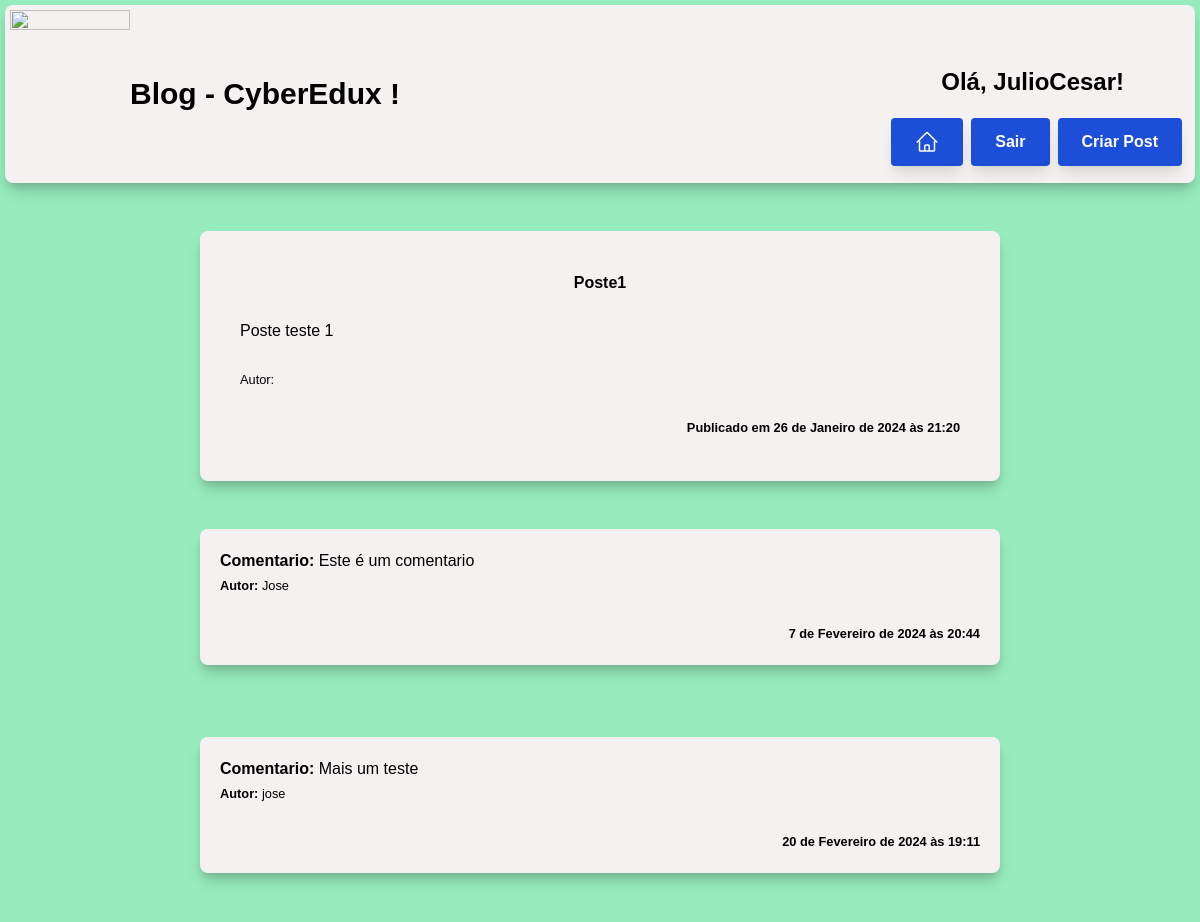
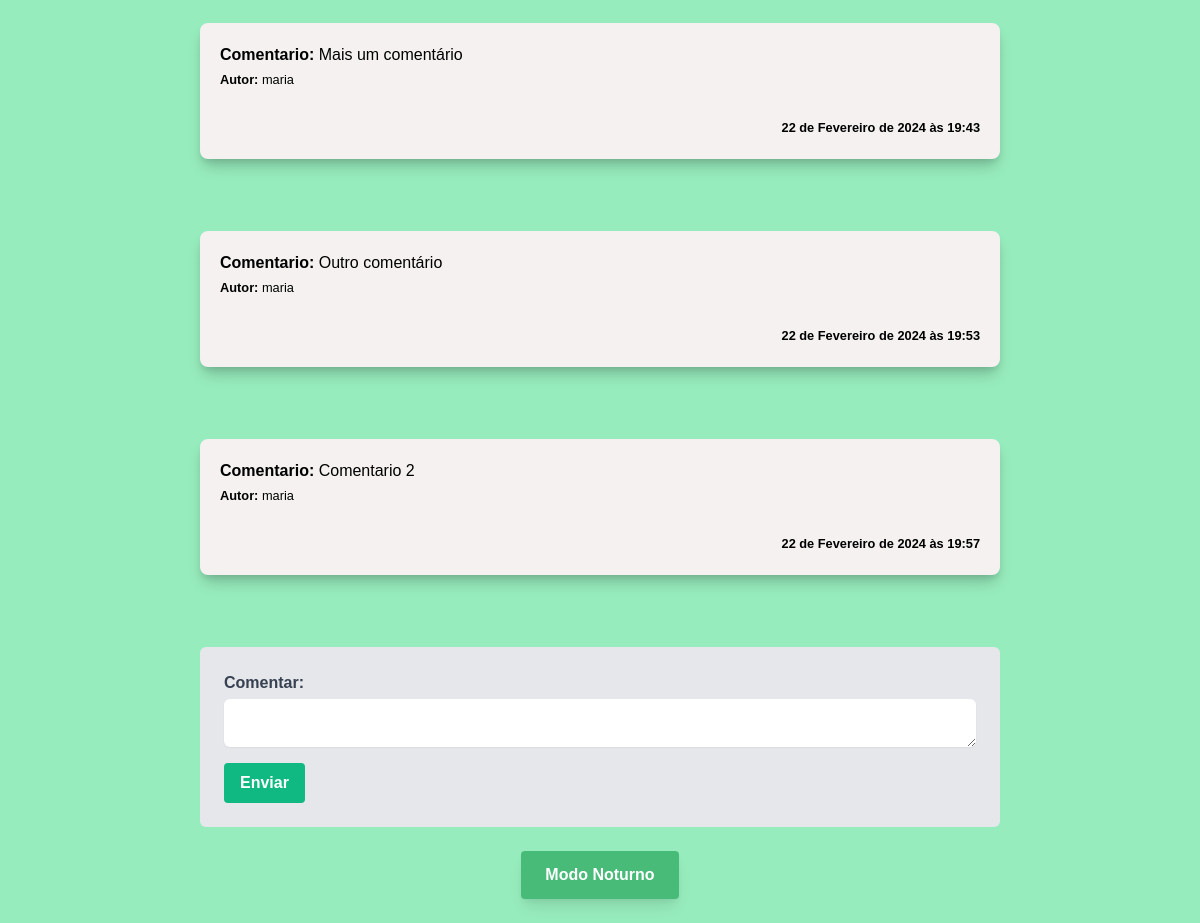
Screenshot of /post-1-3 (signed in) with the database file from the repository (2 pictures, top to bottom).
### APP_1/models.py (models this page shows)
class Post (models.Model):
    titulo = models.CharField(max_length = 200)
    conteudo = models.TextField()
    publicacao_em = models.DateTimeField(auto_now_add = True)
    autor = models.CharField(max_length = 100)
    resumo = models.TextField()
    slug = models.SlugField(unique = True )
    img = models.CharField(max_length = 200)
    class meta:
        ordering = ['-publicado_em']

class Comentario(models.Model):
    post = models.ForeignKey(Post, related_name = 'comentarios', on_delete = models.CASCADE)
    nome = models.CharField(max_length = 150)
    email = models.EmailField()
    conteudo = models.CharField(max_length = 500)
    publicado_em = models.DateTimeField(auto_now_add = True)
    class meta:
        ordering = ['publicado_em']

### APP_1/views.py (the view)
# urls.py: path('<slug:slug>', views.post_detail, name='post_detail'),
def post_detail(request, slug):
    post = get_object_or_404(Post, slug=slug)
    if request.method == 'POST' and request.user.is_authenticated:
        conteudo = request.POST.get('conteudo')
        comentario = Comentario(nome=request.user.username, email=request.user.email, conteudo=conteudo, post=post)
        comentario.save()
        return redirect('post_detail', slug=post.slug)
    return render(request, 'post_details.html', {'post': post})

### APP_1/templates/post_details.html (shortened to what this page needs)
{% extends 'base.html' %}
{% load static %}
{% block conteudo %}
<div class="p-10 info-section bg-white rounded-lg">
    <div class="text-center">
        <h2><strong>{{post.titulo}}</strong></h2>
    </div>
    <br>
    <p style="text-align: justify;">{{post.conteudo}}</p>
    <br>
    <small>Autor: <strong>{{post.autor}}</strong></small>
    <br>
    <br>
    <div class="text-right mb-0.5">
        <small><strong> Publicado em {{post.publicacao_em}}</strong></small>
    </div>
</div>
{% for comentario in post.comentarios.all %}
<div class="p-5 info-section bg-white rounded-lg">
    <p><strong>Comentario:</strong> {{comentario.conteudo}}</p>
    <small><strong>Autor:</strong> {{comentario.nome}}</small>
    <br>
    <br>
    <div class="text-right ">
        <small ><strong>{{comentario.publicado_em}}</strong></small>
    </div>
</div>
<br>
{% endfor %}
{% if user.is_authenticated %}
<form method="post" class="bg-gray-200 p-6 rounded-md">
    <div class="mb-4">
        <label for="conteudo" class="block text-gray-700 font-bold">Comentar:</label>
        <textarea id="conteudo" name="conteudo" class="text-black mt-1 block w-full rounded-md border-gray-300 shadow-sm bg-gray-250   "></textarea>
    </div>
    <input type="submit" value="Enviar" class="bg-green-500 hover:bg-green-700 text-white font-bold py-2 px-4 rounded">
</form>
<br>
{% else %}
<p class="text-red-500 font-bold pb-6"> Você precisa estar logado para comentar.</p>
{% endif %}
{% endblock %}

### APP_1/templates/base.html (shortened to what this page needs)
<!DOCTYPE html>
<html lang="pt-br">
{% load static %}
<head>
    <link href="https://cdn.jsdelivr.net/npm/tailwindcss@2.2.19/dist/tailwind.min.css" rel="stylesheet">
    <link rel="stylesheet" href="{% static 'style.css' %}">
</head>
<body>
    <section class="container2 p-10 info-section rounded-lg flex flex-row justify-between" >
        <div class="flex flex-row">
        <img src="https://assets.zyrosite.com/cdn-cgi/image/format=auto,w=190,fit=crop,q=95/AwvjG1eG4vc2ovvG/logoedux-removebg-preview-YD08znO98ESxqzXr.png" width="120px" height="90px">
        <h1 class="flex items-center text-3xl font-bold">
            Blog - CyberEdux !
         </h1>
         </div>
           <div class="flex-row justify-between pt-14 pr-2 space-x-2">
            {% if user.is_authenticated %}
            <div class="flex justify-center pb-2 pt-0">
                <h1 class="text-2xl font-bold"> Olá, {{ user.username }}!</h1>
            </div>
            <div class="flex justify-center space-x-2 py-3">
                 <a href="{% url 'home' %}" class="btn bg-blue-700 hover:bg-blue-500 text-white ">
                <div>
            </div>
                <a href="{% url 'logout' %}" class="btn btn bg-blue-700 hover:bg-blue-500 text-white shadow-sm">Sair</a>
                {% if user.is_staff %}
                    <a href="{% url 'create_post' %}" class="btn btn bg-blue-700 hover:bg-blue-500 text-white shadow-sm">
                        Criar Post</a>
                {% endif %}
            </div>
            {% endif %}
           </div>
    </section>
    <div class="container mx-auto">
        {% block conteudo %}
        {% endblock %}
        <div class="flex justify-center">
            <button class="btn btn-secondary mx-1" onclick="toggleDarkMode()">Modo Noturno</button>
        </div>
    </div>
    <br>
</body>
</html>

### APP_1/static/style.css (style rules this page uses)
body { background-color: #97ecbd; font-family: 'Arial', sans-serif; transition: background-color 0.5s ease; }
.container { max-width: 800px; margin: 0 auto; }
.container2 { max-width: auto; margin: 5px ; padding: 5px; }
.info-section { margin-bottom: 3rem; background-color: #f5f1f1; box-shadow: 0 10px 15px -3px rgba(0, 0, 0, 0.2), 0 4px 6px -2px rgba(0, 0, 0, 0.1); transition: background-color 0.5s ease, color 0.5s ease; }
.btn { display: inline-block; padding: 0.75rem 1.5rem; font-size: 1rem; font-weight: 600; text-align: center; text-decoration: none; cursor: pointer; border-radius: 0.25rem; transition: all 0.3s ease; box-shadow: 0 10px 15px -3px rgba(0, 0, 0, 0.1), 0 4px 6px -2px rgba(0, 0, 0, 0.05); }
.btn-secondary { background-color: #48bb78; color: #ffffff; }

### rows the page displays
Post: titulo "Poste1", conteudo "Poste teste 1", publicacao_em "26 de Janeiro de 2024 às 21:20"
Comentario: conteudo "Este é um comentario", nome "Jose", publicado_em "7 de Fevereiro de 2024 às 20:44"
Comentario: conteudo "Mais um teste", nome "jose", publicado_em "20 de Fevereiro de 2024 às 19:11"
Comentario: conteudo "Mais um comentário", nome "maria", publicado_em "22 de Fevereiro de 2024 às 19:43"
Comentario: conteudo "Outro comentário", nome "maria", publicado_em "22 de Fevereiro de 2024 às 19:53"
Comentario: conteudo "Comentario 2", nome "maria", publicado_em "22 de Fevereiro de 2024 às 19:57"

### other values shown
{{ user.username }} "JulioCesar"
